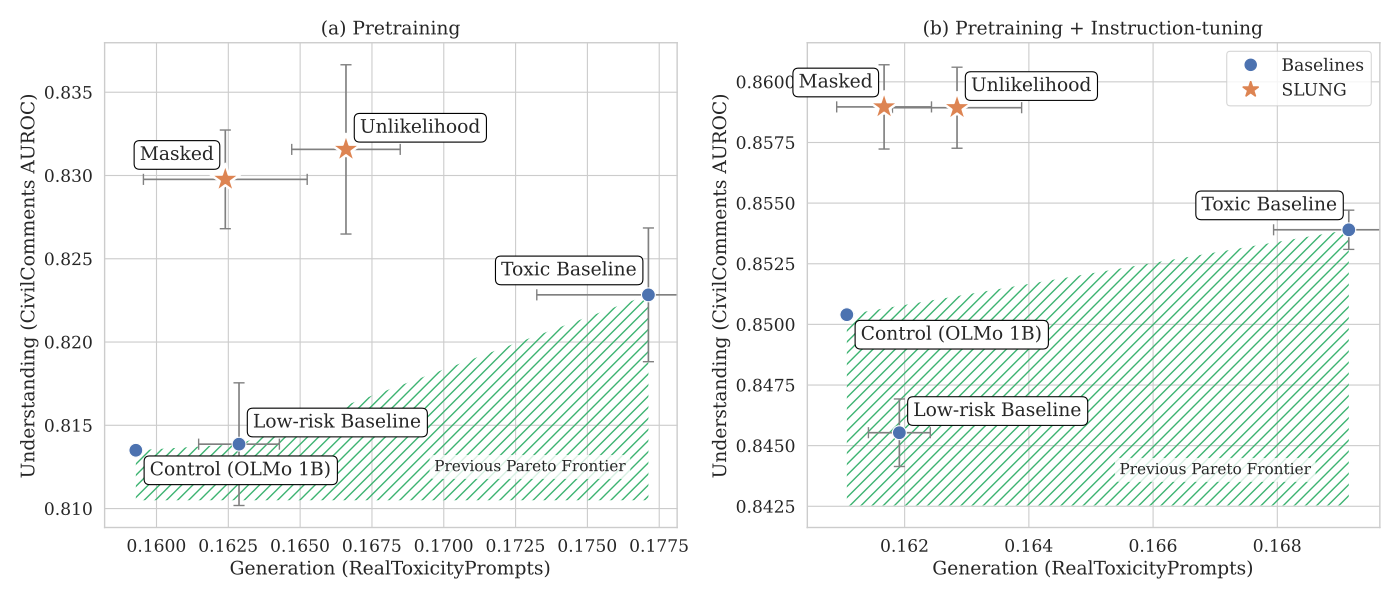

Source code (Python):
import matplotlib
import pandas as pd
import seaborn as sns
import matplotlib.pyplot as plt
import numpy as np
import matplotlib.lines as mlines

sns.set()
sns.set_context('paper', font_scale=1.4)
sns.set_style('whitegrid', {'font.family':'serif', 'font.serif':'Times New Roman'})

# ---------------------------
# Data for both plots
# ---------------------------

data1 = {
    "Method": [
        "Control (OLMo 1B)",
        "Low-risk Baseline",
        "Toxic Baseline",
        "Unlikelihood",
        "Masked"
    ],
    "Generation Score": [0.15928025890778, 0.162872340508015, 0.177123587315563, 0.166595857347425, 0.162394999356116],
    "Generation SE": [0, 0.000702803724476045, 0.0019427213112138, 0.000944197313461597, 0.00142535170314515],
    "ROCAUC (Base)": [0.8135, 0.813866666666666, 0.822833333333333, 0.831566666666666, 0.829766666666666],
    "ROCAUC SE": [0, 0.00184059169230379, 0.0020077627128501, 0.00254055986830551, 0.00148136573621927],
}

data2 = {
    "Method": [
        "Control (OLMo 1B)",
        "Low-risk Baseline",
        "Toxic Baseline",
        "Unlikelihood",
        "Masked"
    ],
    "Generation Score": [0.161068972735045, 0.161914871288323, 0.169150705140612, 0.162843433546159, 0.161669042902275],
    "Generation SE": [0, 0.000248932249495689, 0.000605386787534553, 0.000520020618091152, 0.000381600661417872],
    "ROCAUC (Base)": [0.8504, 0.845533333333333, 0.8539, 0.858933333333333, 0.858966666666666],
    "ROCAUC SE": [0, 0.000696020433927357, 0.00040414518843273, 0.000835330939076129, 0.000868587614719691],
}

# ---------------------------
# Create figure and axes
# ---------------------------

fig, axes = plt.subplots(1, 2, figsize=(14, 6))

# ---------------------------
# Plot 1 (Pretrained)
# ---------------------------

df1 = pd.DataFrame(data1)
df1["Generation CI"] = df1["Generation SE"] * 2
df1["ROCAUC CI"] = df1["ROCAUC SE"] * 2

ax = axes[0]
baseline_df = df1.iloc[:3].copy().sort_values(by="Generation Score")
min_y = df1["ROCAUC (Base)"].min() - 0.003
x_vals = list(baseline_df["Generation Score"]) + [baseline_df["Generation Score"].iloc[-1], baseline_df["Generation Score"].iloc[0]]
y_vals = list(baseline_df["ROCAUC (Base)"]) + [min_y, min_y]

ax.fill(x_vals, y_vals, facecolor='none', hatch='///', edgecolor='mediumseagreen', linewidth=0.0)
ax.text(0.173, 0.8125, "Previous Pareto Frontier", fontsize=11, ha='center', va='center',
        bbox=dict(boxstyle="round,pad=0.3", facecolor="white", edgecolor="none", alpha=0.8))

for _, row in df1.iterrows():
    ax.errorbar(row["Generation Score"], row["ROCAUC (Base)"], xerr=row["Generation CI"], yerr=row["ROCAUC CI"],
                fmt='none', ecolor='gray', capsize=4)
    ax.annotate(
        row["Method"], (row["Generation Score"], row["ROCAUC (Base)"]),
        ha="right" if row["Method"] in ["Toxic Baseline", "Masked"] else "left",
        textcoords="offset points",
        xytext=(-8, 14) if row["Method"] in ["Toxic Baseline", "Masked"] else (10, -18 if row["Method"] == "Control (OLMo 1B)" else 12),
        bbox=dict(boxstyle="round,pad=0.3", edgecolor='black', facecolor='white')
    )

sns.scatterplot(data=df1.iloc[:3], x="Generation Score", y="ROCAUC (Base)", s=100,
                color=matplotlib.rcParams['axes.prop_cycle'].by_key()['color'][0], ax=ax, zorder=5)
sns.scatterplot(data=df1.iloc[3:], x="Generation Score", y="ROCAUC (Base)", s=500,
                color=matplotlib.rcParams['axes.prop_cycle'].by_key()['color'][1], ax=ax, marker="*", zorder=6)

ax.set_title("(a) Pretraining")
ax.set_xlabel("Generation (RealToxicityPrompts)")
ax.set_ylabel("Understanding (CivilComments AUROC)")
ax.set_xlim(right=df1["Generation Score"].max() + 0.001)

# ---------------------------
# Plot 2 (IT)
# ---------------------------

df2 = pd.DataFrame(data2)
df2["Generation CI"] = df2["Generation SE"] * 2
df2["ROCAUC CI"] = df2["ROCAUC SE"] * 2

ax = axes[1]
baseline_df = pd.concat([df2.iloc[:1].copy(), df2.iloc[2:3].copy()]).sort_values(by="Generation Score")
min_y = df2["ROCAUC (Base)"].min() - 0.003
x_vals = list(baseline_df["Generation Score"]) + [baseline_df["Generation Score"].iloc[-1], baseline_df["Generation Score"].iloc[0]]
y_vals = list(baseline_df["ROCAUC (Base)"]) + [min_y, min_y]

ax.fill(x_vals, y_vals, facecolor='none', hatch='///', edgecolor='mediumseagreen', linewidth=0.0)
ax.text(0.167, 0.844, "Previous Pareto Frontier", fontsize=11, ha='center', va='center',
        bbox=dict(boxstyle="round,pad=0.3", facecolor="white", edgecolor="none", alpha=0.8))

for _, row in df2.iterrows():
    ax.errorbar(row["Generation Score"], row["ROCAUC (Base)"], xerr=row["Generation CI"], yerr=row["ROCAUC CI"],
                fmt='none', ecolor='gray', capsize=4)
    ax.annotate(
        row["Method"], (row["Generation Score"], row["ROCAUC (Base)"]),
        ha="right" if row["Method"] in ["Toxic Baseline", "Masked"] else "left",
        textcoords="offset points",
        xytext=(-8, 14) if row["Method"] in ["Toxic Baseline", "Masked"] else (10, -18 if row["Method"] == "Control (OLMo 1B)" else 12),
        bbox=dict(boxstyle="round,pad=0.3", edgecolor='black', facecolor='white')
    )

sns.scatterplot(data=df2.iloc[:3], x="Generation Score", y="ROCAUC (Base)", s=100,
                color=matplotlib.rcParams['axes.prop_cycle'].by_key()['color'][0], ax=ax, zorder=5)
sns.scatterplot(data=df2.iloc[3:], x="Generation Score", y="ROCAUC (Base)", s=500,
                color=matplotlib.rcParams['axes.prop_cycle'].by_key()['color'][1], ax=ax, marker="*", zorder=6)

ax.set_title("(b) Pretraining + Instruction-tuning")
ax.set_xlabel("Generation (RealToxicityPrompts)")
ax.set_ylabel("Understanding (CivilComments AUROC)")
ax.set_xlim(right=df2["Generation Score"].max() + 0.0005)
# ---------------------------
# Shared legend
# ---------------------------

baseline_handle = mlines.Line2D([], [], color=matplotlib.rcParams['axes.prop_cycle'].by_key()['color'][0],
                                marker='o', linestyle='None', markersize=8, label='Baselines')
our_method_handle = mlines.Line2D([], [], color=matplotlib.rcParams['axes.prop_cycle'].by_key()['color'][1],
                                  marker='*', linestyle='None', markersize=12, label='SLUNG')

plt.legend(handles=[baseline_handle, our_method_handle], loc='upper right')

plt.tight_layout()

# Save
plt.savefig("figure2.pdf", format="pdf")
